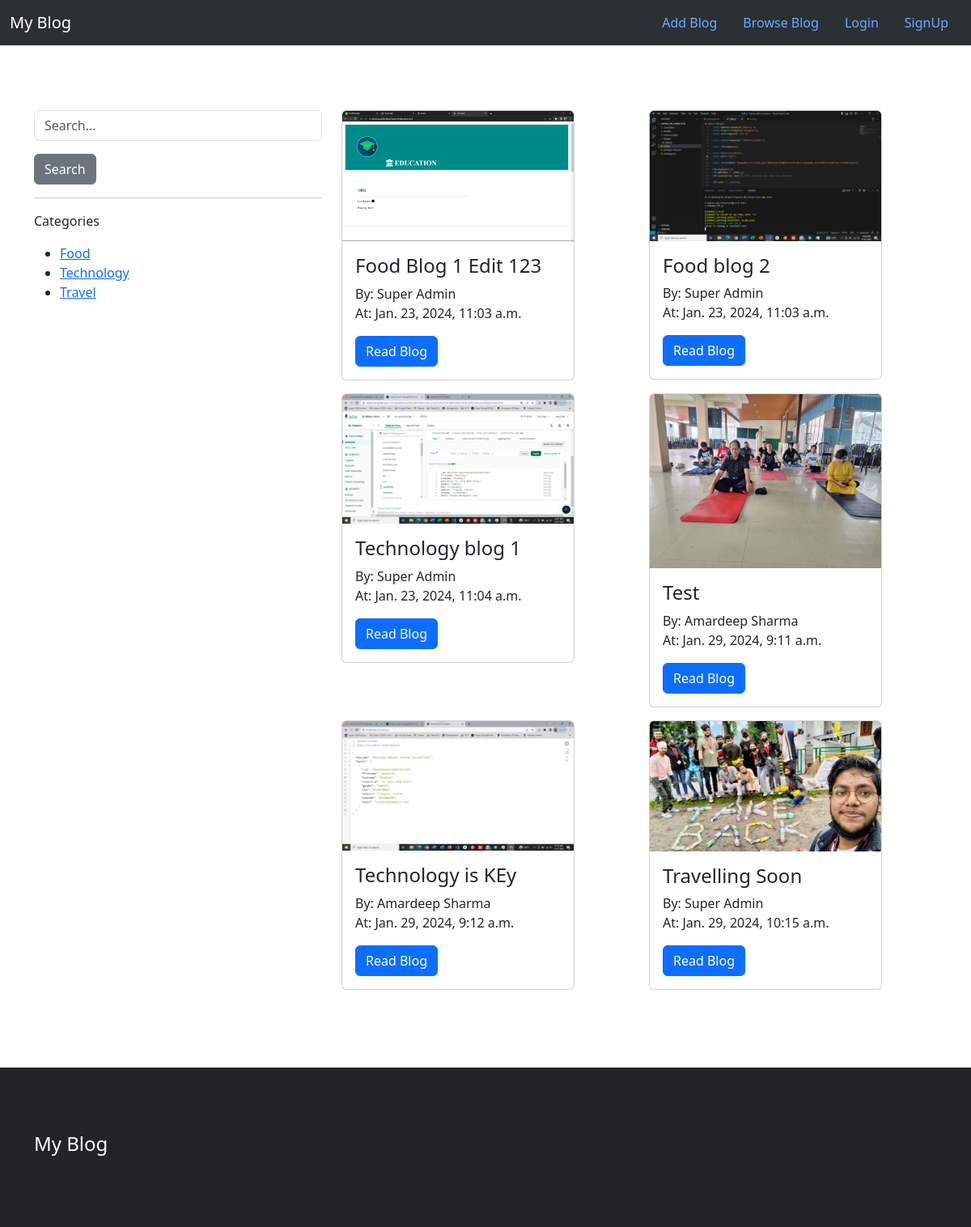
/posts/, run on the app's committed database.
### post/models.py (models this page shows, shortened)
class Category(models.Model):
  name = models.CharField(max_length=255)
  class Meta:
    ordering = ['name']
    verbose_name_plural = 'Categories'

class Post(models.Model):
  category = models.ForeignKey(Category, related_name='posts', on_delete=models.CASCADE)
  title = models.CharField(max_length=255)
  description = models.TextField()
  image = models.ImageField(upload_to='post_images', blank=True, null=True)
  created_by = models.ForeignKey(User, related_name='posts', on_delete=models.CASCADE)
  created_at = models.DateTimeField(auto_now_add=True)

### post/views.py (the view)
# urls.py: path('', views.browsePost, name='browse'),
def browsePost(request):
  query = request.GET.get('query', '')
  category_id = request.GET.get('category', 0)
  categories = Category.objects.all()
  post = Post.objects.all()
  if query:
    post = post.filter(Q(title__icontains=query) | Q(description__icontains=query))
  if category_id:
    post = post.filter(category=category_id)
  context = {
    'posts': post,
    'query': query,
    'categories': categories,
    'category_id': int(category_id),
  }
  return render(request, "post/browsepost.html", context)

### post/templates/post/browsepost.html (shortened to what this page needs)
{% extends 'core/base.html' %}
{% block content %}
<section>
  <div class="container">
    <div class="row">
      <div class="col-lg-4">
        <form method="get" action="{% url 'post:browse' %}">
          <div>
            <input type="text" class="form-control" name="query" value="{{ query }}" placeholder="Search...">
            <button class="btn mt-3 btn-secondary">Search</button>
          </div>
        </form>
        <hr class="mb-3">
        <p>Categories</p>
        <ul class="search-list">
          {% for category in categories %}
            <li class="{% if category_id == category.id %}active{% endif %}">
              <a href="{% url 'post:browse' %}?query={{ query }}&category={{ category.id }}">{{ category.name }}</a>
            </li>
          {% endfor %}
        </ul>
      </div>
      <div class="col-lg-8">
        <div class="row">
          {% for post in posts %}
            <div class="col-lg-6">
              <div class="card mb-3" style="width: 18rem;">
                <img src="{{ post.image.url }}" class="card-img-top" alt="{{ post.title }}">
                <div class="card-body">
                  <h4 class="card-title">{{ post.title }}</h4>
                  <p class="card-text">
                    By: {{ post.created_by.first_name }} {{ post.created_by.last_name }}<br>
                    At: {{ post.created_at }}
                  </p>
                  <a href="{% url 'post:detail' post.id %}" class="btn btn-primary">Read Blog</a>
                </div>
              </div>
            </div>
          {% endfor %}
        </div>
      </div>
    </div>
  </div>
</section>
{% endblock %}

### static/css/style.css (style rules this page uses)
section { padding: 80px 0; }

### data on the page
Category: name "Food"
Category: name "Technology"
Category: name "Travel"
Post: image (picture), title "Food Blog 1 Edit 123", created_by.first_name "Super", created_by.last_name "Admin", created_at "Jan. 23, 2024, 11:03 a.m."
Post: image (picture), title "Food blog 2", created_by.first_name "Super", created_by.last_name "Admin", created_at "Jan. 23, 2024, 11:03 a.m."
Post: image (picture), title "Technology blog 1", created_by.first_name "Super", created_by.last_name "Admin", created_at "Jan. 23, 2024, 11:04 a.m."
Post: image (picture), title "Test", created_by.first_name "Amardeep", created_by.last_name "Sharma", created_at "Jan. 29, 2024, 9:11 a.m."
Post: image (picture), title "Technology is KEy", created_by.first_name "Amardeep", created_by.last_name "Sharma", created_at "Jan. 29, 2024, 9:12 a.m."
Post: image (picture), title "Travelling Soon", created_by.first_name "Super", created_by.last_name "Admin", created_at "Jan. 29, 2024, 10:15 a.m."
